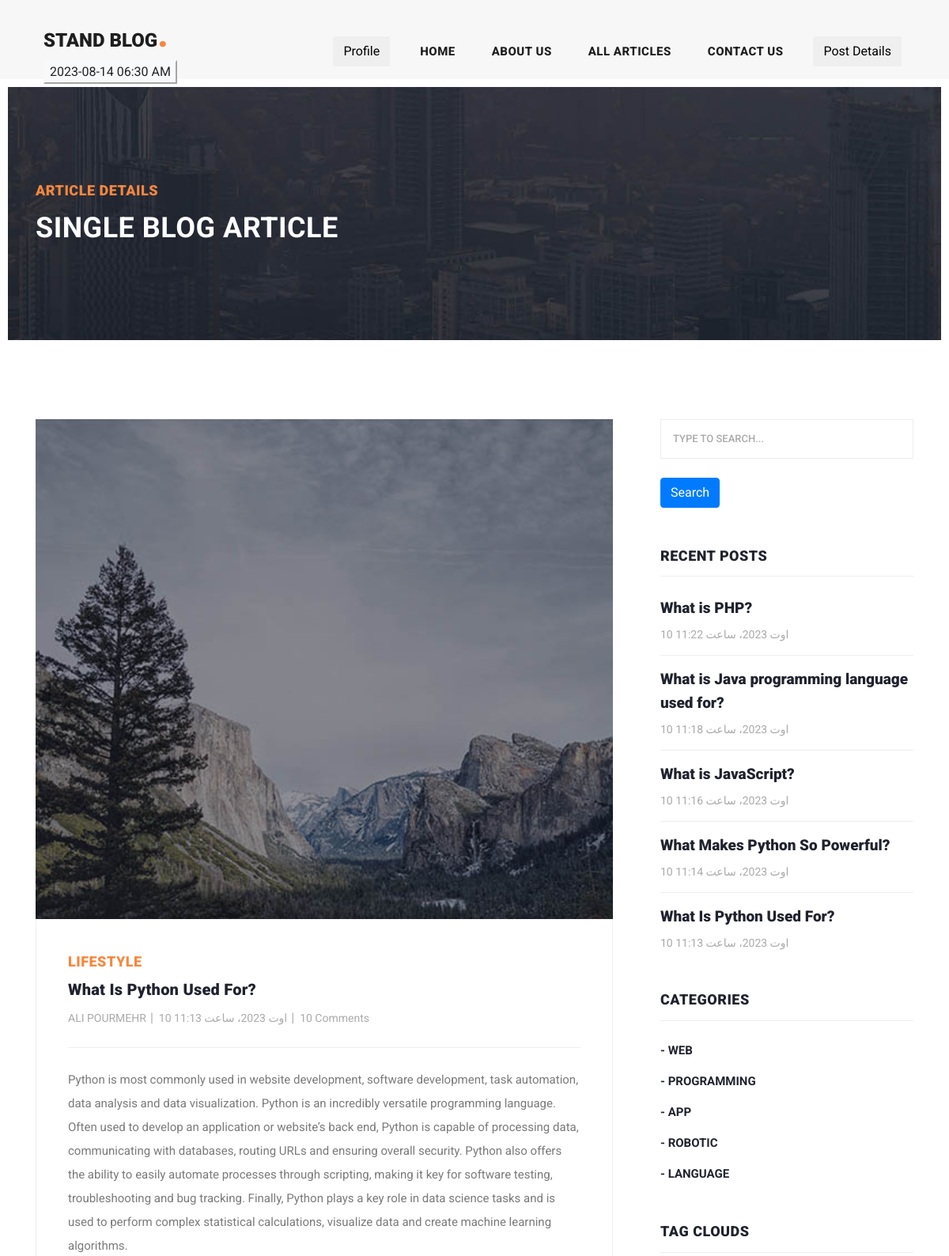
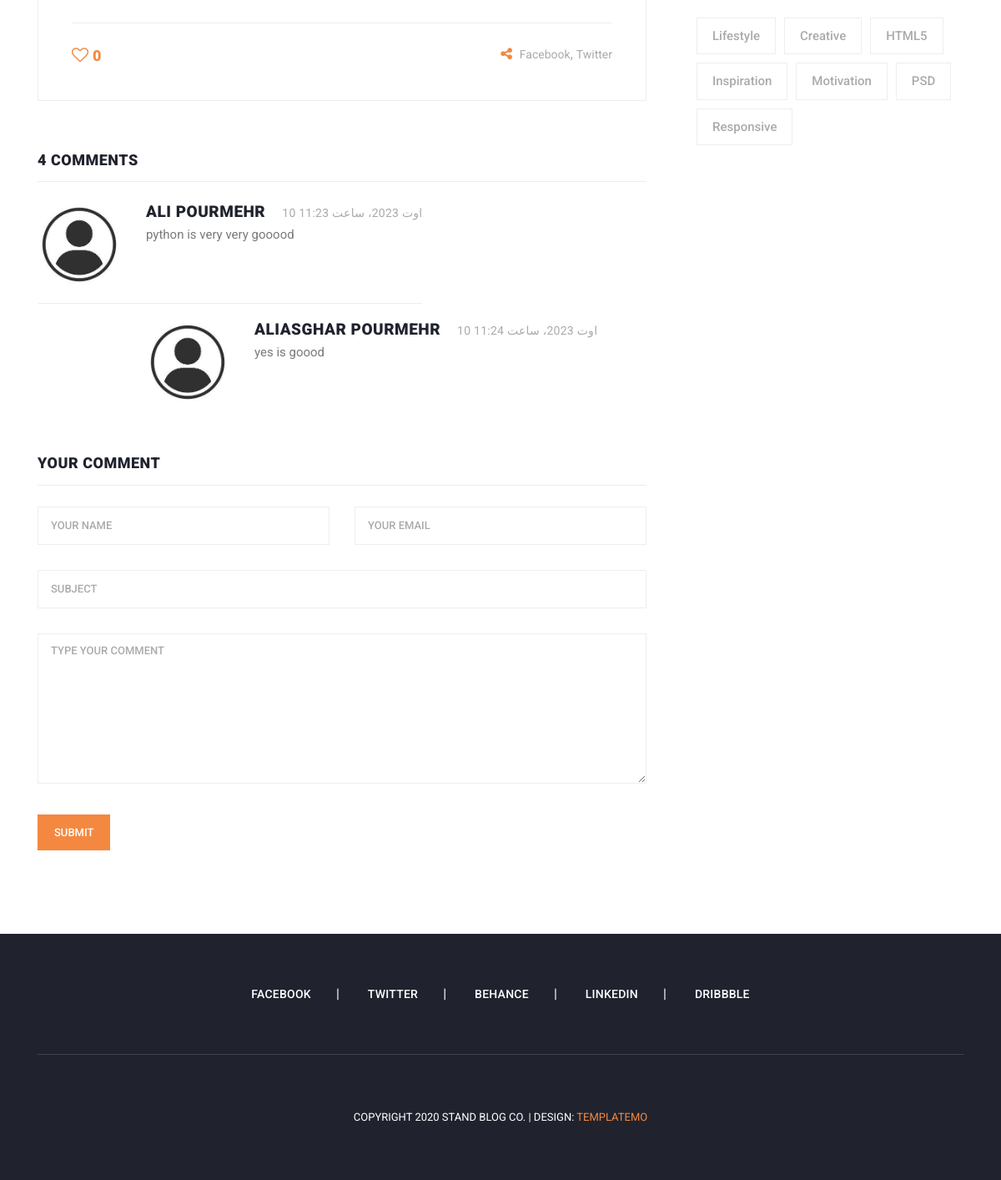
Page /articles/detail/what-is-python-used-for (signed in) on the committed database (2 pictures, top to bottom).
### blog/models.py (models this page shows, shortened)
class Article(models.Model):
    author = models.ForeignKey(User, on_delete=models.CASCADE, verbose_name="نویسنده مقاله")
    category = models.ManyToManyField(Category, verbose_name="دسته بندی")
    title = models.CharField(max_length=50, help_text="عنوان خود را انتخاب کنید", db_column='mytitle',verbose_name="عنوان")
    body = models.TextField(help_text="توضیخات خود را وارد کنید",verbose_name="توضیحات")
    image = models.ImageField(upload_to="images/articles",verbose_name="عکس")
    created = models.DateTimeField(auto_now_add=True,verbose_name="تاریخ انتشار")
    updated = models.DateTimeField(auto_now=True,verbose_name="تاریخ بروزرسانی")
    pub_date = models.DateField(default=timezone.now,verbose_name="تاریخ")
    status = models.BooleanField(default=True,verbose_name="وضعیت")
    objects = ArticleManager()
    slug = models.SlugField(null=True, unique=True, blank=True)
    class Meta:
        ordering = ('-created',)
        verbose_name = 'مقاله'
        verbose_name_plural = 'مقاله ها'
    def get_absolute_url(self):
        return reverse('blog:article_detail', kwargs={"slug": self.slug})

class Comment(models.Model):
    article = models.ForeignKey(Article, on_delete=models.CASCADE, related_name='comments',  verbose_name=" مقاله")
    user = models.ForeignKey(User, on_delete=models.CASCADE, related_name='comments', verbose_name="نویسنده")
    body = models.TextField(max_length=100,  verbose_name="توضیحات")
    parent = models.ForeignKey('self', on_delete=models.CASCADE, null=True, blank=True, related_name='replies', verbose_name="پاسح برای")
    created_at = models.DateTimeField(auto_now_add=True, null=True, verbose_name="تاریخ ایجاد")
    class Meta:
        verbose_name = "اظهار نظر"
        verbose_name_plural = "نظرات"

class Category(models.Model):
    title = models.CharField(max_length=100, verbose_name="دسته بندی")
    created = models.DateTimeField(auto_now_add=True, verbose_name="تاریخ انتشار")
    class Meta:
        verbose_name = "دسته بندی"
        verbose_name_plural = "دسته بندی ها"

### blog/views.py (the view)
# urls.py: path('detail/<slug:slug>', views.ArticleDetailView.as_view(), name="article_detail"),
class ArticleDetailView(DetailView):
    model = Article
    template_name = 'blog/article_details.html'
    def get_context_data(self, **kwargs):
        context = super().get_context_data(**kwargs)
        context['articles'] = Article.objects.all()
        if self.request.user.likes.filter(article__slug=self.object.slug, user_id=self.request.user.id).exists():
            context['is_liked'] = True
        else:
            context['is_liked'] = False
        return context

### blog/templates/blog/article_details.html (shortened to what this page needs)
{% extends 'base.html' %}
{% load static %}
{% block content %}
    <div class="heading-page header-text">
        <section class="page-heading">
            <div class="container">
                <div class="row">
                    <div class="col-lg-12">
                        <div class="text-content">
                            <h4>article Details</h4>
                            <h2>Single blog article</h2>
                        </div>
                    </div>
                </div>
            </div>
        </section>
    </div>
    <section class="blog-posts grid-system">
        <div class="container">
            <div class="row">
                <div class="col-lg-8">
                    <div class="all-blog-posts">
                        <div class="row">
                            <div class="col-lg-12">
                                <div class="blog-post">
                                    <div class="blog-thumb">
                                        <img src="{{ article.image.url }}" alt="">
                                    </div>
                                    <div class="down-content">
                                        <span>Lifestyle</span>
                                        <a href="post-details.html"><h4>{{ article.title }}</h4></a>
                                        <ul class="post-info">
                                            <li><a href="#">{{ article.author.get_full_name }}</a></li>
                                            <li><a href="#">{{ article.created }}</a></li>
                                            <li><a href="#">10 Comments</a></li>
                                        </ul>
                                        <p>{{ article.body }}</p>
                                        <div class="post-options">
                                            <div class="row">
                                                <div class="col-6">
                                                    <ul class="post-tags">
                                                        {% if is_liked %}
                                                            <li>
                                                                <a onclick="like('{{ article.slug }}','{{ article.id }}')"><i
                                                                        id="like" style="font-size: 20px"
                                                                        class="fa fa-heart"></i></a><span
                                                                    id="count">{{ article.likes.all.count }}</span>
                                                            </li>
                                                        {% else %}
                                                            <li>
                                                                <a onclick="like('{{ article.slug }}', '{{ article.id }}')"><i
                                                                        id="like" style="font-size: 20px"
                                                                        class="fa fa-heart-o"></i></a><span
                                                                    id="count">{{ article.likes.all.count }}</span>
                                                            </li>
                                                        {% endif %}
                                                    </ul>
                                                </div>
                                                <div class="col-6">
                                                    <ul class="post-share">
                                                        <li><i class="fa fa-share-alt"></i></li>
                                                        <li><a href="#">Facebook</a>,</li>
                                                        <li><a href="#"> Twitter</a></li>
                                                    </ul>
                                                </div>
                                            </div>
                                        </div>
                                    </div>
                                </div>
                            </div>
                            <div class="col-lg-12">
                                <div class="sidebar-item comments">
                                    <div class="sidebar-heading">
                                        <h2>4 comments</h2>
                                    </div>
                                    <div class="content">
                                        <ul>
                                            {% for comment in article.comments.all %}
                                                {% if comment.parent == None %}
                                                    <li>
                                                        <div class="author-thumb">
                                                            {% if comment.user.profile.image %}
                                                                <img src="{{ comment.user.profile.image.url }}" alt="">
                                                            {% else %}
                                                                <img src="{% static "images/icons/index.jpg" %}" alt="">
                                                            {% endif %}
                                                        </div>
                                                        <div class="right-content">
                                                            <h4>{{ comment.user.get_full_name }}<span>{{ comment.created_at }}</span>
                                                            </h4>
                                                            <p>{{ comment.body }}</p>
                                                        </div>
                                                    </li>
                                                    {% for reply in comment.replies.all %}
                                                        <li class="replied">
                                                            <div class="author-thumb">
                                                                {% if reply.user.profile.image %}
                                                                    <img src="{{ reply.user.profile.image.url }}"
                                                                         alt="">
                                                                {% else %}
                                                                    <img src="{% static "images/icons/index.jpg" %}"
                                                                         alt="">
                                                                {% endif %}
                                                            </div>
                                                            <div class="right-content">
                                                                <h4>{{ reply.user.get_full_name }}<span>{{ reply.created_at }}</span>
                                                                </h4>
                                                                <p>{{ reply.body }}</p>
                                                            </div>
                                                        </li>
                                                    {% endfor %}
                                                {% endif %}
                                            {% endfor %}
                                        </ul>
                                    </div>
                                </div>
                            </div>
                            <div class="col-lg-12">
                                <div class="sidebar-item submit-comment">
                                    <div class="sidebar-heading">
                                        <h2>Your comment</h2>
                                    </div>
                                    <div class="content">
                                        <form id="comment" action="#" method="post">
                                            <div class="row">
                                                <div class="col-md-6 col-sm-12">
                                                    <fieldset>
                                                        <input name="name" type="text" id="name" placeholder="Your name"
                                                               required="">
                                                    </fieldset>
                                                </div>
                                                <div class="col-md-6 col-sm-12">
                                                    <fieldset>
                                                        <input name="email" type="text" id="email"
                                                               placeholder="Your email" required="">
                                                    </fieldset>
                                                </div>
                                                <div class="col-md-12 col-sm-12">
                                                    <fieldset>
                                                        <input name="subject" type="text" id="subject"
                                                               placeholder="Subject">
                                                    </fieldset>
                                                </div>
                                                <div class="col-lg-12">
                                                    <fieldset>
                                                        <textarea name="message" rows="6" id="message"
                                                                  placeholder="Type your comment"
                                                                  required=""></textarea>
                                                    </fieldset>
                                                </div>
                                                <div class="col-lg-12">
                                                    <fieldset>
                                                        <button type="submit" id="form-submit" class="main-button">
                                                            Submit
                                                        </button>
                                                    </fieldset>
                                                </div>
                                            </div>
                                        </form>
                                    </div>
                                </div>
                            </div>
                        </div>
                    </div>
                </div>
                <div class="col-lg-4">
                    {% include "includes/sidebar.html" %}
                </div>
            </div>
        </div>
    </section>
{% endblock %}

### templates/includes/sidebar.html (shortened to what this page needs)
{% load static %}
<div class="sidebar">
    <div class="row">
        <div class="col-lg-12">
            <div class="sidebar-item search">
                <form id="search_form" name="gs" method="GET" action="{% url 'blog:search_articles' %}">
                    <input type="text" name="q" id="search-input" class="searchText" placeholder="type to search..." autocomplete="on"><br>
                    <br>
                    <button type="submit" class="btn btn-primary" >Search</button>
                </form>
            </div>
        </div>
        <div class="col-lg-12">
            <div class="sidebar-item recent-posts">
                <div class="sidebar-heading">
                    <h2>Recent Posts</h2>
                </div>
                <div class="content">
                    <ul>
                        {% for article in recent_articles %}
                            <li><a href="{{ article.get_absolute_url }}">
                                <h5>{{ article.title }}</h5>
                                <span>{{ article.created }}</span>
                            </a></li>
                        {% endfor %}
                    </ul>
                </div>
            </div>
        </div>
        <div class="col-lg-12">
            <div class="sidebar-item categories">
                <div class="sidebar-heading">
                    <h2>Categories</h2>
                </div>
                <div class="content">
                    <ul>
                        {% for cat in categories %}
                            <li><a href="{% url 'blog:category_detail' cat.id %}">- {{ cat.title }}</a></li>
                        {% endfor %}
                    </ul>
                </div>
            </div>
        </div>
        <div class="col-lg-12">
            <div class="sidebar-item tags">
                <div class="sidebar-heading">
                    <h2>Tag Clouds</h2>
                </div>
                <div class="content">
                    <ul>
                        <li><a href="#">Lifestyle</a></li>
                        <li><a href="#">Creative</a></li>
                        <li><a href="#">HTML5</a></li>
                        <li><a href="#">Inspiration</a></li>
                        <li><a href="#">Motivation</a></li>
                        <li><a href="#">PSD</a></li>
                        <li><a href="#">Responsive</a></li>
                    </ul>
                </div>
            </div>
        </div>
    </div>
</div>

### rows in the picture
Article: image (picture), title "What Is Python Used For?", author.get_full_name "ALI POURMEHR", created "10 اوت 2023، ساعت 11:13", body "Python is most commonly used in website development, software development, task automation, data analysis and data visualization. Python is an incredibly versatile programming language. Often used to develop an application or website’s back end, Python is capable of processing data, communicating with databases, routing URLs and ensuring overall security. Python also offers the ability to easily automate processes through scripting, making it key for software testing, troubleshooting and bug tracking. Finally, Python plays a key role in data science tasks and is used to perform complex statistical calculations, visualize data and create machine learning algorithms.", likes.all.count "0"
Comment: user.get_full_name "ALI POURMEHR", created_at "10 اوت 2023، ساعت 11:23", body "python is very very gooood"
Comment: user.get_full_name "ALIASGHAR POURMEHR", created_at "10 اوت 2023، ساعت 11:24", body "yes is goood"
Article: title "What is PHP?", created "10 اوت 2023، ساعت 11:22"
Article: title "What is Java programming language used for?", created "10 اوت 2023، ساعت 11:18"
Article: title "What is JavaScript?", created "10 اوت 2023، ساعت 11:16"
Article: title "What Makes Python So Powerful?", created "10 اوت 2023، ساعت 11:14"
Category: title "WEB"
Category: title "PROGRAMMING"
Category: title "APP"
Category: title "ROBOTIC"
Category: title "LANGUAGE"
